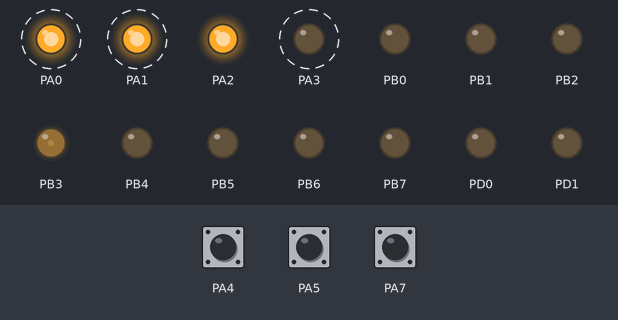
A program run on a simulated ATmega16, built with avr-gcc and emulated at 4 MHz. Shown: output pins drawn as LEDs (lit = HIGH). Dashed ring = blinking. The test bench sets the inputs (shaded band); at power-on: PA7 HIGH, PA5 HIGH, PA4 HIGH.

Above: at 1.26 s.
1.3 s: PA7 pulled LOW for 3.2 s
At 1.8 s:
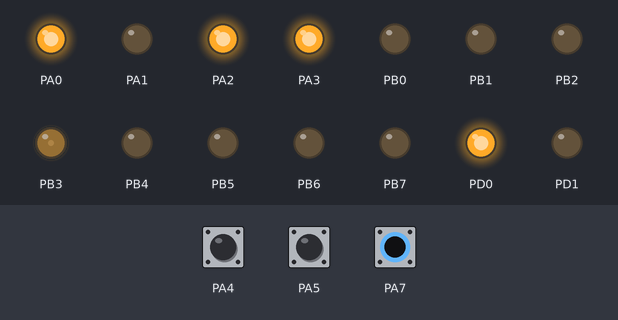
6.0 s: PA5 pulled LOW for 0.15 s
At 6.21 s:
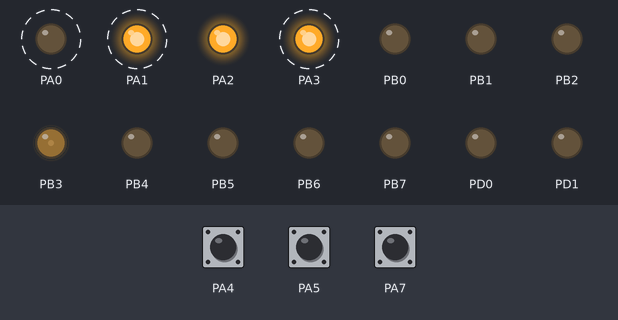
9.0 s: PA7 pulled LOW for 0.15 s
At 9.21 s:
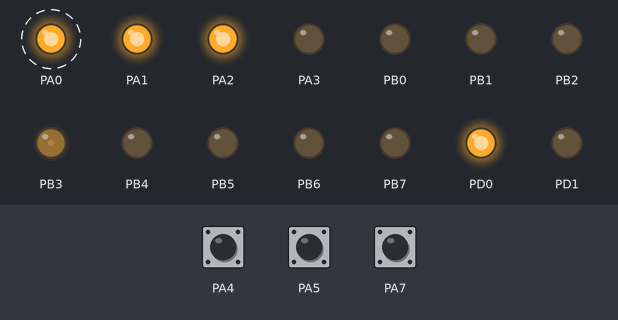
12.0 s: PA7 pulled LOW for 1 s
At 12.8 s:
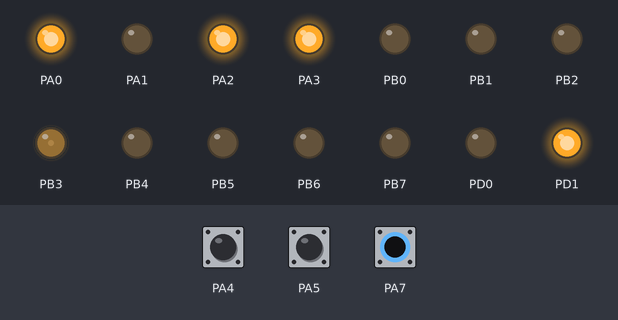
15.0 s: PA7 pulled LOW for 0.15 s
At 15.16 s:
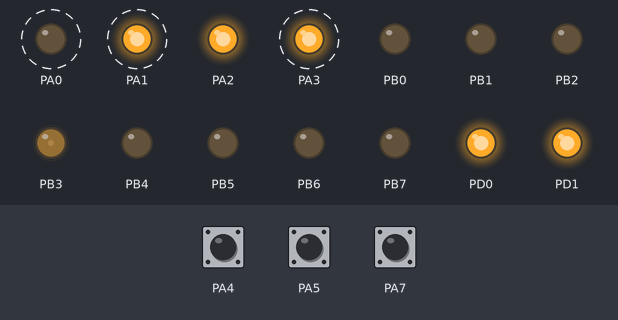
18.0 s: PA4 pulled LOW for 0.15 s
At 18.21 s:
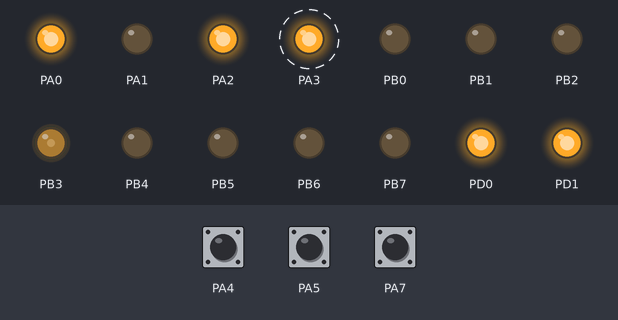
Timing chart, 0 to 22.0 s (numbered marks = the images above; inputs shaded):
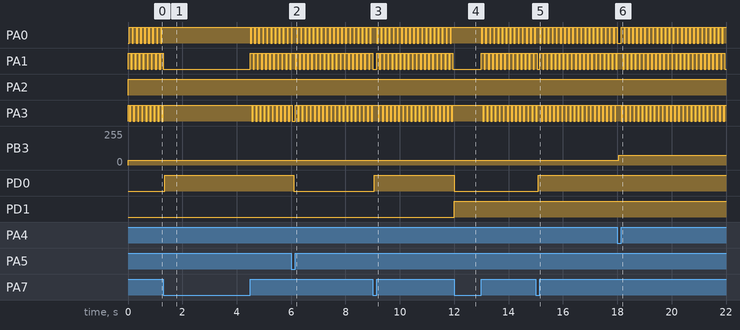

The program:

main.c
```c
/*
 * Practica5.c
 *
 * Created: 10/02/2022 03:18:30 p. m.
 * Author : ricar
 */
#define F_CPU 4000000

#include <avr/io.h>
#include <stdint.h>
#include <util/delay.h>

volatile uint8_t pos = 0;

uint8_t cero_en_bit(volatile uint8_t *LUGAR, uint8_t BIT)
{
	return (!(*LUGAR&(1<<BIT)));
}

void change_pos() {
	switch(PORTD) {
		case 0:
			OCR0 = 35;
			break;
		case 1:
			OCR0 = 48;
			break;
		case 2:
			OCR0 = 61;
			break;
		case 3:
			OCR0 = 74;
			break;
		case 4:
			OCR0 = 88;
			break;
		case 5:
			OCR0 = 101;
			break;
		case 6:
			OCR0 = 114;
			break;
		case 7:
			OCR0 = 127;
			break;
		case 8:
			OCR0 = 138;
			break;
		default:
			OCR0 = 148;
	}
}

void read_kbd() {
	// enter
	PORTA = 0b11111110;
	_delay_ms(50);
	if(cero_en_bit(&PINA, 4))
		change_pos();
	while(cero_en_bit(&PINA, 4));

	// down
	PORTA = 0b11110111;
	_delay_ms(50);
	if(cero_en_bit(&PINA, 5))
		PORTD = (PORTD == 0 ? 0 : PORTD - 1);
	while(cero_en_bit(&PINA, 5));

	// up
	PORTA = 0b11111101;
	_delay_ms(50);
	if(cero_en_bit(&PINA, 7))
		PORTD = (PORTD == 9 ? 9 : PORTD + 1);
	while(cero_en_bit(&PINA, 7));

}


int main(void)
{
	// Puertos
    DDRA = 0b00001111;
	PORTA = 255;
	DDRB = DDRD = 255;

	// PWM
	TCCR0 = 0b01101011; // prescaler 64, fastpwm, inicia en 1
	OCR0 = 35; // iniciar en 0
    while (1)
    {
		read_kbd();
    }
}
```

Measured:
- after the input at 1.3 s, PD0: LOW → HIGH after 0.05 s
- after the input at 6.0 s, PD0: HIGH → LOW after 0.10 s
- after the input at 9.0 s, PD0: LOW → HIGH after 0.05 s
- after the input at 12.0 s, PD0: HIGH → LOW at once; PD1: LOW → HIGH at once
- after the input at 15.0 s, PD0: LOW → HIGH after 0.10 s
- after the input at 18.0 s, PB3: 35/255 → 74/255 after 0.05 s
- by itself, PA1: repeats every 0.15 s: HIGH 0.10 s, LOW 0.05 s
- by itself, PA3: repeats every 0.15 s: LOW 0.05 s, HIGH 0.10 s
